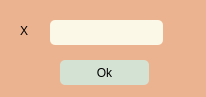
<?xml version="1.0" encoding="UTF-8"?>
<ui version="4.0">
 <class>input_x</class>
 <widget class="QDialog" name="input_x">
  <property name="geometry">
   <rect>
    <x>0</x>
    <y>0</y>
    <width>206</width>
    <height>97</height>
   </rect>
  </property>
  <property name="windowTitle">
   <string>Dialog</string>
  </property>
  <property name="styleSheet">
   <string notr="true">background-color: rgb(236, 179, 144);
border-radius:10px;</string>
  </property>
  <widget class="QPushButton" name="pushButton_ok">
   <property name="geometry">
    <rect>
     <x>60</x>
     <y>60</y>
     <width>89</width>
     <height>25</height>
    </rect>
   </property>
   <property name="styleSheet">
    <string notr="true">QPushButton {
    background-color: rgb(212, 226, 212);
    border-radius: 5px;
    border-color: beige;
}
QPushButton:pressed {
    background-color: rgb(182, 205, 182);
    border-style: inset;
}</string>
   </property>
   <property name="text">
    <string>Ok</string>
   </property>
  </widget>
  <widget class="QLineEdit" name="lineEdit_number_input_x">
   <property name="geometry">
    <rect>
     <x>50</x>
     <y>20</y>
     <width>113</width>
     <height>25</height>
    </rect>
   </property>
   <property name="styleSheet">
    <string notr="true">background-color: rgb(252, 248, 232);
border-radius: 5px;</string>
   </property>
  </widget>
  <widget class="QLabel" name="label_x">
   <property name="geometry">
    <rect>
     <x>20</x>
     <y>22</y>
     <width>16</width>
     <height>17</height>
    </rect>
   </property>
   <property name="text">
    <string>X</string>
   </property>
  </widget>
 </widget>
 <resources/>
 <connections/>
</ui>
